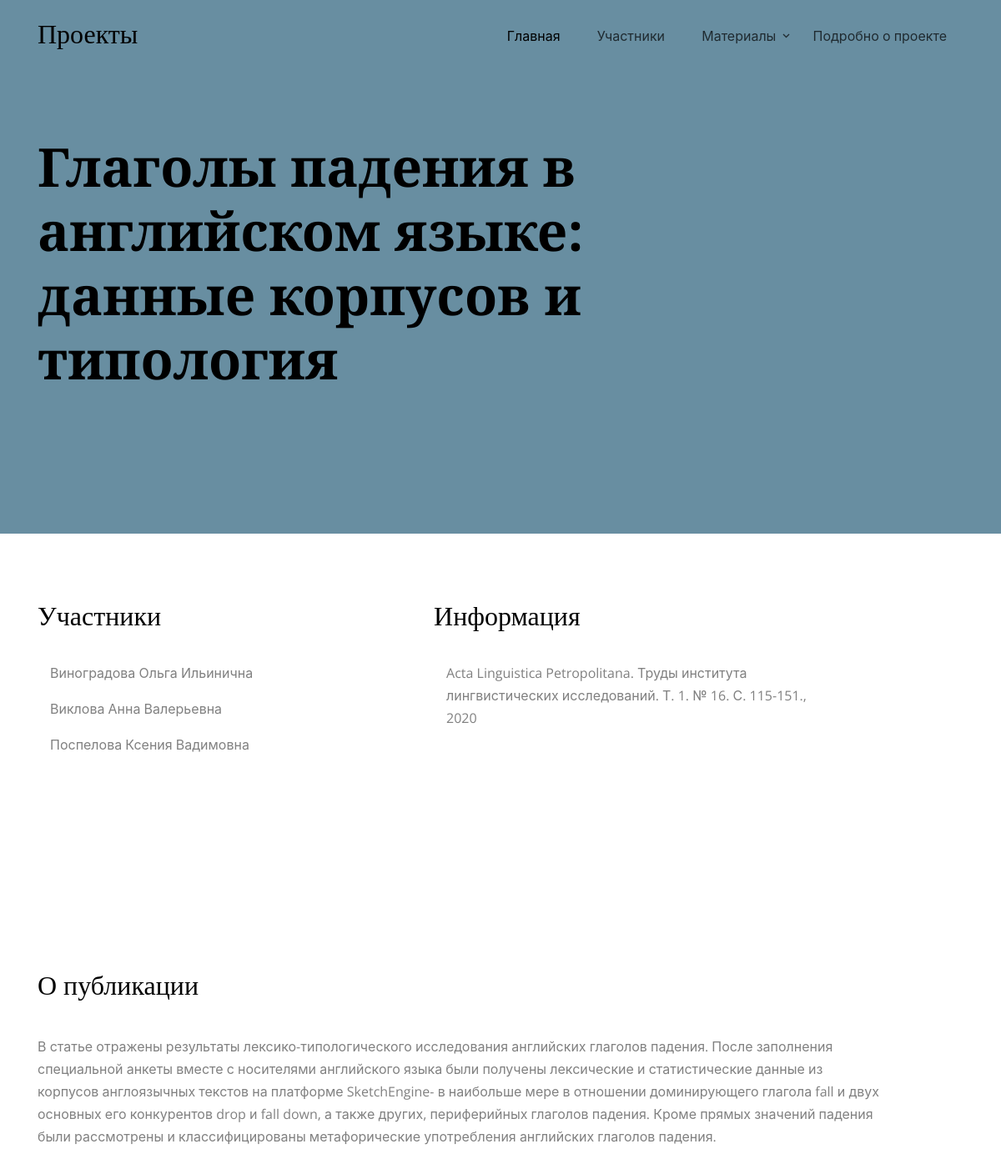
Screenshot of /publication/fall_verbs_in_english_language_corpus_data_and_typology/ with the database file from the repository.
### projects/models/projects.py (models this page shows, shortened)
class ProjectPublications(models.Model):
	title = models.CharField('Название_публикации', max_length = 150)
	members = models.ManyToManyField('ProjectMembers', blank = True)
	description = models.TextField("Описание_публикации", default='')
	information = models.TextField("Информация_о_публикации", default='')
	languages = models.ManyToManyField('ProjectLanguages', blank = True)
	year = models.PositiveSmallIntegerField("Дата_публикации", blank = True)
	work_file = models.FileField(upload_to = 'publications/', blank = True)
	url = models.SlugField(max_length=130, unique=True)
	class Meta:
		verbose_name = 'Публикация проекта'
		verbose_name_plural = 'Публикации проекта'

class ProjectMembers(models.Model):
	fio = models.CharField('ФИО_участника', max_length = 150)
	project_position = models.CharField('Должность_в_проекте', max_length = 150, blank = True)
	link_on_member = models.CharField('Ссылка_на_основную_страницу', max_length = 150, blank = True)
	def __str__(self):
		return self.fio
	class Meta:
		verbose_name = 'Участник проекта'
		verbose_name_plural = 'Участники проекта'

### projects/views.py (the view)
# urls.py: path('publication/<slug:slug>/', views.PublicationView.as_view(), name = 'publication'),
class PublicationView(View):
	def get(self, request, slug):
		publication = ProjectPublications.objects.get(url = slug)
		return render(request, 'projects/publication.html', {'publication': publication} )

### templates/projects/publication.html (shortened to what this page needs)
{% extends 'projects/base.html' %}
{% load static %}
{% block navbar %}
<li><a href="#home-section" class="nav-link">Главная</a></li>
<li><a href="#about-section" class="nav-link">Участники</a></li>
<li class="has-children">
	<a href="#publication-section" class="nav-link">Материалы</a>
</li>
<li><a href="#about-project" class="nav-link">Подробно о проекте</a></li>
{% endblock %}
{% block content %}
<section class="site-blocks-cover overflow-hidden">
	<div class="container">
		<div class="row">
			<div class="col-lg-12 align-self-center">
				<div class="row">
					<div class="col-lg-9">
						<h1>{{publication.title}}</h1>
					</div>
				</div>
			</div>
		</div>
	</div>
</section>
<section class="site-section" id="about-project">
	<div class="container">
		<div class="row">
			<div class="col-md-5 mb-5">
				<h2 class="text-black">Участники</h2>
				<br>
				<div class="col-md-11 mb-5">
					{% for member in publication.members.all %}
					<p>{{member}}</p>
					{% endfor %}
				</div>
			</div>
			<div class="col-md-7 ml-auto">
				<h2 class="text-black">Информация</h2>
				<br>
				<div class="col-md-9 mb-5">
					<p>{{publication.information}}, {{publication.year}}</p>
				</div>
			</div>
		</div>
	</div>
</section>
<section class="site-section" id="about-project">
	<div class="container">
		<div class="row">
			<div class="col-12 mb-3">
				<h2 class="text-black">О публикации</h2>
			</div>
			<div class="col-md-11 mb-3">
				<p>{{publication.description|linebreaks}}</p>
			</div>
		</div>
	</div>
</section>
{% endblock %}

### projects/static/css/style.css (style rules this page uses)
html { overflow-x: hidden; }
body { line-height: 1.7; color: gray; font-weight: 400; font-size: 1rem; }
a { -webkit-transition: .3s all ease; -o-transition: .3s all ease; transition: .3s all ease; }
h1, h2, h3, h4, h5, .h1, .h2, .h3, .h4, .h5 { font-family: "Playfair Display"; }
.text-black { color: #000 !important; }
body:after { -webkit-transition: .3s all ease-in-out; -o-transition: .3s all ease-in-out; transition: .3s all ease-in-out; }
.site-section { padding: 2.5em 0; }
@media (min-width: 768px) { .site-section { padding: 5em 0; } }
.site-navbar .site-navigation .site-menu .active { color: #037ef3; display: inline-block; padding: 5px 20px; }
.site-navbar .site-navigation .site-menu a { text-decoration: none !important; display: inline-block; }
.site-navbar .site-navigation .site-menu > li { display: inline-block; }
.site-navbar .site-navigation .site-menu > li > a { padding: 30px 20px; color: #000; display: inline-block; text-decoration: none !important; }
.site-navbar .site-navigation .site-menu .has-children { position: relative; }
.site-navbar .site-navigation .site-menu .has-children > a { position: relative; padding-right: 20px; }
.site-navbar .site-navigation .site-menu .has-children > a:before { position: absolute; content: "\e313"; font-size: 16px; top: 50%; right: 0; -webkit-transform: translateY(-50%); -ms-transform: translateY(-50%); transform: translateY(-50%); font-family: 'icomoon'; }
.site-mobile-menu .site-nav-wrap a { padding: 10px 20px; display: block; position: relative; color: #212529; }
.site-mobile-menu .site-nav-wrap li { position: relative; display: block; }
.site-mobile-menu .site-nav-wrap li .active { color: #037ef3; }
.site-mobile-menu .site-nav-wrap > li { display: block; position: relative; float: left; width: 100%; }
.site-mobile-menu .site-nav-wrap > li > a { padding-left: 20px; font-size: 20px; }
.sticky-wrapper .site-navbar .site-menu > li > a { color: rgba(0, 0, 0, 0.7) !important; }
.sticky-wrapper .site-navbar .site-menu > li > a:hover, .sticky-wrapper .site-navbar .site-menu > li > a.active { color: #000 !important; }
.site-blocks-cover { background-size: cover; background-repeat: no-repeat; background-position: top; background-position: center center; background-color: #688ea1; }
.site-blocks-cover.overflow-hidden { overflow: hidden; }
.site-blocks-cover, .site-blocks-cover > .container > .row { height: calc(80vh); min-height: 400px; }
.site-blocks-cover h1 { font-size: 4rem; color: #000; font-weight: 900; }

### rows the page displays
ProjectPublications: title "Глаголы падения в английском языке: данные корпусов и типология", information "Acta Linguistica Petropolitana. Труды института лингвистических исследований. Т. 1. № 16. С. 115-151.", year "2020", description "В статье отражены результаты лексико-типологического исследования английских глаголов падения. После заполнения специальной анкеты вместе с носителями английского языка были получены лексические и статистические данные из корпусов англоязычных текстов на платформе SketchEngine- в наибольше мере в отношении доминирующего глагола fall и двух основных его конкурентов drop и fall down, а также других, периферийных глаголов падения. Кроме прямых значений падения были рассмотрены и классифицированы метафорические употребления английских глаголов падения."
ProjectMembers: fio "Виноградова Ольга Ильинична"
ProjectMembers: fio "Виклова Анна Валерьевна"
ProjectMembers: fio "Поспелова Ксения Вадимовна"
